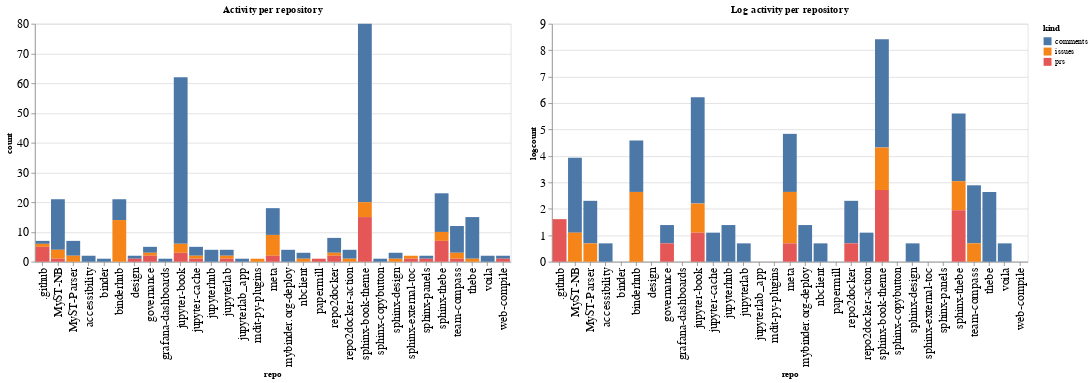

This figure's notebook cell:
### Code cell
ch1 = alt.Chart(repo_summaries, width=600, title="Activity per repository").mark_bar().encode(
    x='repo',
    y='count',
    color='kind',
    tooltip="kind"
)

ch2 = alt.Chart(repo_summaries, width=600, title="Log activity per repository").mark_bar().encode(
    x='repo',
    y='logcount',
    color='kind',
    tooltip="kind"
)

ch1 | ch2

### Figure 1 — Vega-Lite specification as saved in the notebook (floating-point values rounded to 4 significant figures)
{"config": {"axisLeft": {"labelFontSize": 15}, "axisBottom": {"labelFontSize": 15}}, "hconcat": [{"mark": "bar", "encoding": {"color": {"type": "nominal", "field": "kind"}, "tooltip": {"type": "nominal", "field": "kind"}, "x": {"type": "nominal", "field": "repo"}, "y": {"type": "quantitative", "field": "count"}}, "title": "Activity per repository", "width": 600}, {"mark": "bar", "encoding": {"color": {"type": "nominal", "field": "kind"}, "tooltip": {"type": "nominal", "field": "kind"}, "x": {"type": "nominal", "field": "repo"}, "y": {"type": "quantitative", "field": "logcount"}}, "title": "Log activity per repository", "width": 600}], "data": {"name": "data-968727ed59ee6612185dc60fcab03c5e"}, "$schema": "https://vega.github.io/schema/vega-lite/v4.8.1.json", "datasets": {"data-968727ed59ee6612185dc60fcab03c5e": [{"repo": ".github", "kind": "comments", "count": 1, "logcount": 0.0}, {"repo": ".github", "kind": "issues", "count": 1, "logcount": 0.0}, {"repo": ".github", "kind": "prs", "count": 5, "logcount": 1.609}, {"repo": "MyST-NB", "kind": "comments", "count": 17, "logcount": 2.833}, {"repo": "MyST-NB", "kind": "issues", "count": 3, "logcount": 1.099}, {"repo": "MyST-NB", "kind": "prs", "count": 1, "logcount": 0.0}, {"repo": "MyST-Parser", "kind": "comments", "count": 5, "logcount": 1.609}, {"repo": "MyST-Parser", "kind": "issues", "count": 2, "logcount": 0.6931}, {"repo": "accessibility", "kind": "comments", "count": 2, "logcount": 0.6931}, {"repo": "binder", "kind": "comments", "count": 1, "logcount": 0.0}, {"repo": "binderhub", "kind": "comments", "count": 7, "logcount": 1.946}, {"repo": "binderhub", "kind": "issues", "count": 14, "logcount": 2.639}, {"repo": "design", "kind": "comments", "count": 1, "logcount": 0.0}, {"repo": "design", "kind": "prs", "count": 1, "logcount": 0.0}, {"repo": "governance", "kind": "comments", "count": 2, "logcount": 0.6931}, {"repo": "governance", "kind": "issues", "count": 1, "logcount": 0.0}, {"repo": "governance", "kind": "prs", "count": 2, "logcount": 0.6931}, {"repo": "grafana-dashboards", "kind": "comments", "count": 1, "logcount": 0.0}, {"repo": "jupyter-book", "kind": "comments", "count": 56, "logcount": 4.025}, {"repo": "jupyter-book", "kind": "issues", "count": 3, "logcount": 1.099}, {"repo": "jupyter-book", "kind": "prs", "count": 3, "logcount": 1.099}, {"repo": "jupyter-cache", "kind": "comments", "count": 3, "logcount": 1.099}, {"repo": "jupyter-cache", "kind": "issues", "count": 1, "logcount": 0.0}, {"repo": "jupyter-cache", "kind": "prs", "count": 1, "logcount": 0.0}, {"repo": "jupyterhub", "kind": "comments", "count": 4, "logcount": 1.386}, {"repo": "jupyterlab", "kind": "comments", "count": 2, "logcount": 0.6931}, {"repo": "jupyterlab", "kind": "issues", "count": 1, "logcount": 0.0}, {"repo": "jupyterlab", "kind": "prs", "count": 1, "logcount": 0.0}, {"repo": "jupyterlab_app", "kind": "comments", "count": 1, "logcount": 0.0}, {"repo": "mdit-py-plugins", "kind": "issues", "count": 1, "logcount": 0.0}, {"repo": "meta", "kind": "comments", "count": 9, "logcount": 2.197}, {"repo": "meta", "kind": "issues", "count": 7, "logcount": 1.946}, {"repo": "meta", "kind": "prs", "count": 2, "logcount": 0.6931}, {"repo": "mybinder.org-deploy", "kind": "comments", "count": 4, "logcount": 1.386}, {"repo": "nbclient", "kind": "comments", "count": 2, "logcount": 0.6931}, {"repo": "nbclient", "kind": "issues", "count": 1, "logcount": 0.0}, {"repo": "papermill", "kind": "prs", "count": 1, "logcount": 0.0}, {"repo": "repo2docker", "kind": "comments", "count": 5, "logcount": 1.609}, {"repo": "repo2docker", "kind": "issues", "count": 1, "logcount": 0.0}, {"repo": "repo2docker", "kind": "prs", "count": 2, "logcount": 0.6931}, {"repo": "repo2docker-action", "kind": "comments", "count": 3, "logcount": 1.099}, {"repo": "repo2docker-action", "kind": "issues", "count": 1, "logcount": 0.0}, {"repo": "sphinx-book-theme", "kind": "comments", "count": 60, "logcount": 4.094}, {"repo": "sphinx-book-theme", "kind": "issues", "count": 5, "logcount": 1.609}, {"repo": "sphinx-book-theme", "kind": "prs", "count": 15, "logcount": 2.708}, {"repo": "sphinx-copybutton", "kind": "comments", "count": 1, "logcount": 0.0}, {"repo": "sphinx-design", "kind": "comments", "count": 2, "logcount": 0.6931}, {"repo": "sphinx-design", "kind": "issues", "count": 1, "logcount": 0.0}, {"repo": "sphinx-external-toc", "kind": "issues", "count": 1, "logcount": 0.0}, {"repo": "sphinx-external-toc", "kind": "prs", "count": 1, "logcount": 0.0}, {"repo": "sphinx-panels", "kind": "comments", "count": 1, "logcount": 0.0}, {"repo": "sphinx-panels", "kind": "prs", "count": 1, "logcount": 0.0}, {"repo": "sphinx-thebe", "kind": "comments", "count": 13, "logcount": 2.565}, {"repo": "sphinx-thebe", "kind": "issues", "count": 3, "logcount": 1.099}, {"repo": "sphinx-thebe", "kind": "prs", "count": 7, "logcount": 1.946}, {"repo": "team-compass", "kind": "comments", "count": 9, "logcount": 2.197}, {"repo": "team-compass", "kind": "issues", "count": 2, "logcount": 0.6931}, {"repo": "team-compass", "kind": "prs", "count": 1, "logcount": 0.0}, {"repo": "thebe", "kind": "comments", "count": 14, "logcount": 2.639}, {"repo": "thebe", "kind": "issues", "count": 1, "logcount": 0.0}, {"repo": "voila", "kind": "comments", "count": 2, "logcount": 0.6931}, {"repo": "web-compile", "kind": "comments", "count": 1, "logcount": 0.0}, {"repo": "web-compile", "kind": "prs", "count": 1, "logcount": 0.0}]}}
